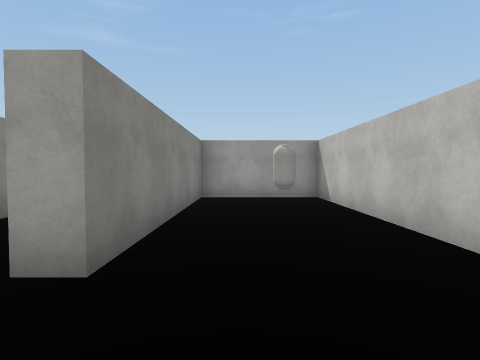
view 1 (above)

24 first-person views from a walk through a 3-D level made in the Unity game engine. The camera is 1.4 m above the floor, tilts 2° down and sees 80° across. The floor is counted in squares, 2 m on a side. Each view is taken from the middle of a square. On the plan, view 1 faces up. The plan holds only what a view shows up to about 10 squares ahead; the rest is blank. The place goes on beyond the plan. The player is left out. Surface patterns are stand-ins for the level's own textures.

view 2
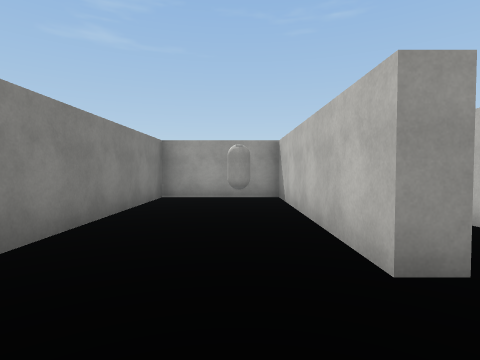

view 3
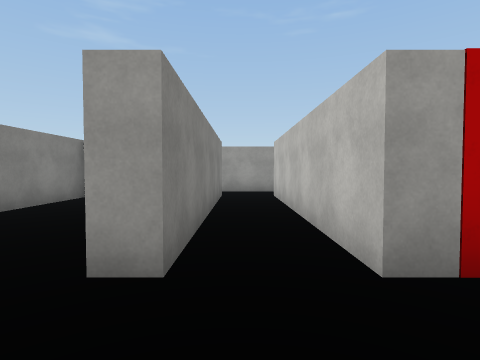

view 4
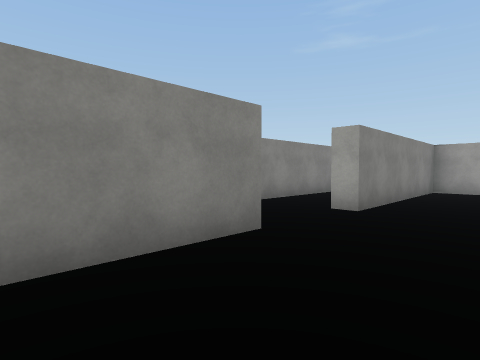

view 5
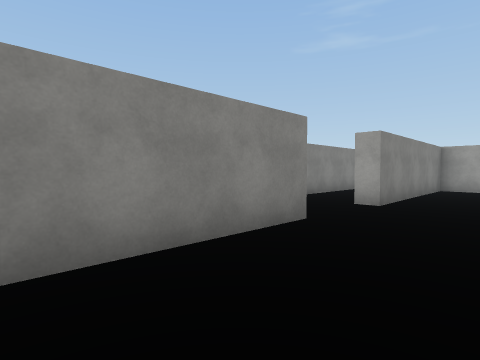

view 6
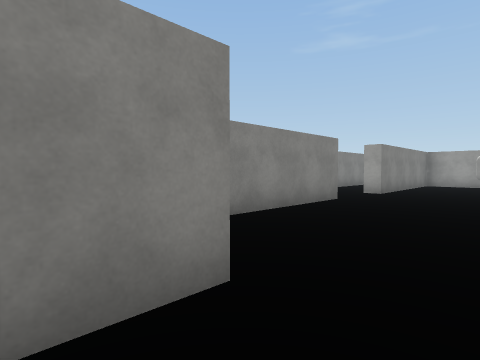

view 7
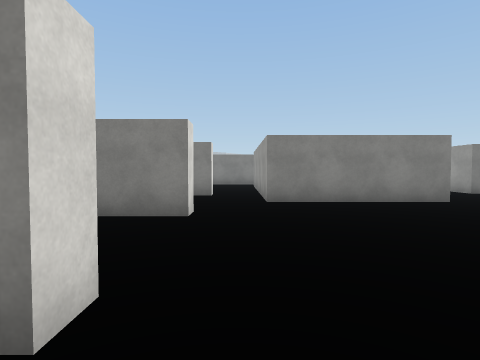

view 8
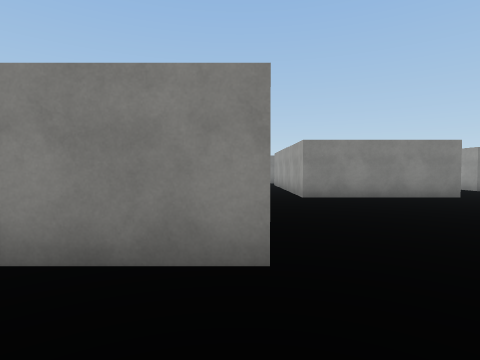

view 9
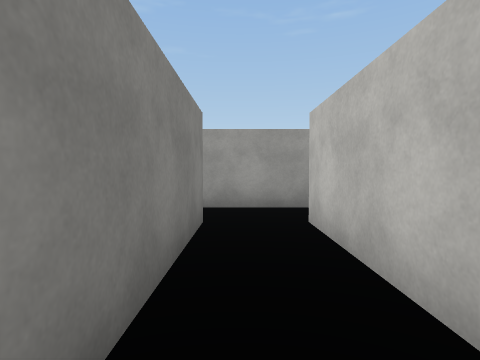

view 10
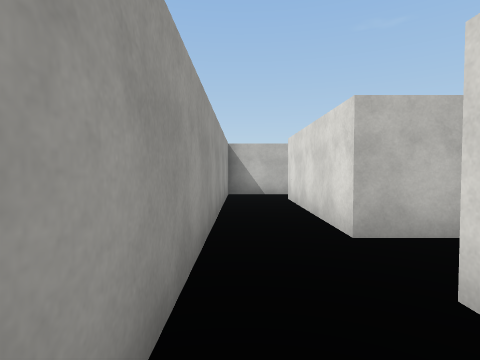

view 11
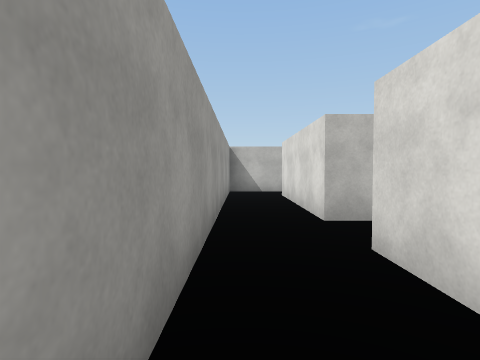

view 12
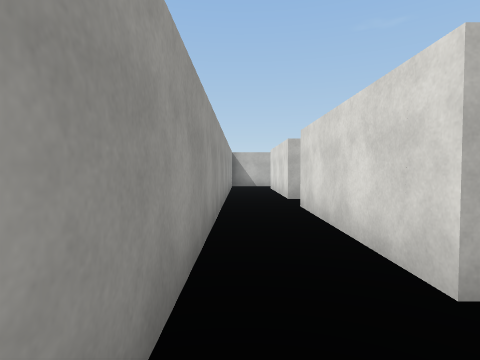

view 13
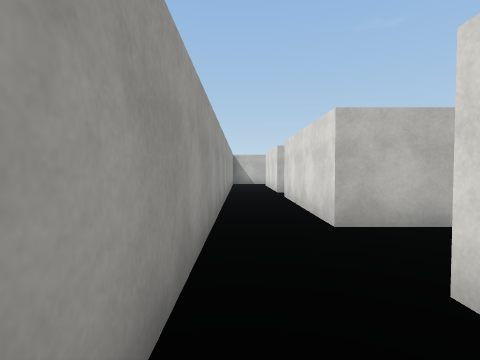

view 14
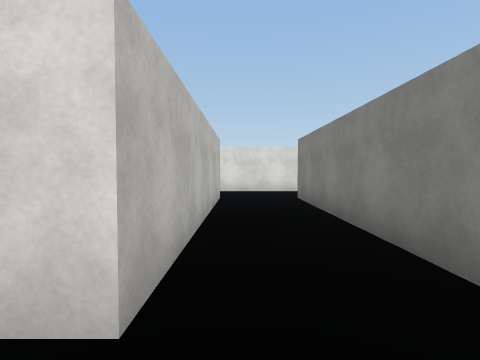

view 15
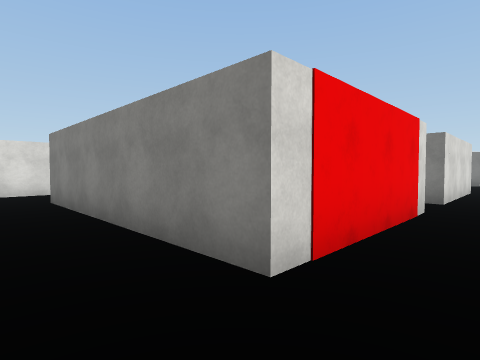

view 16
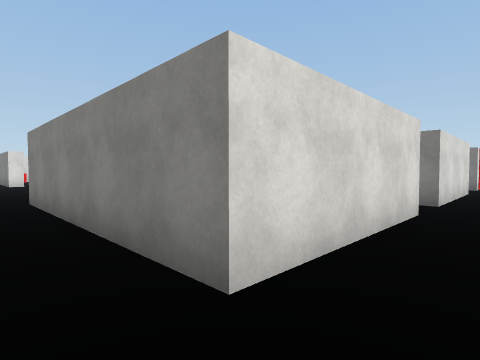

view 17
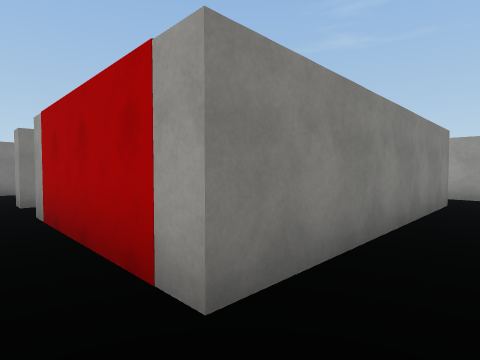

view 18
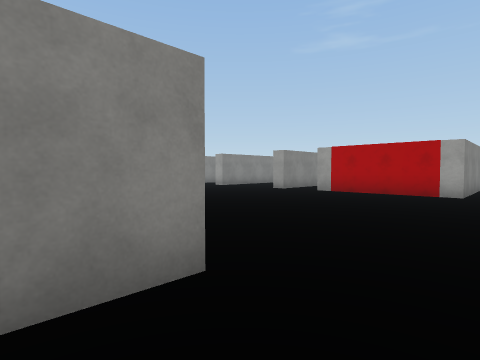

view 19
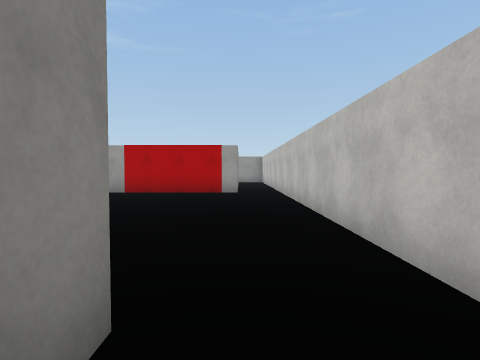

view 20
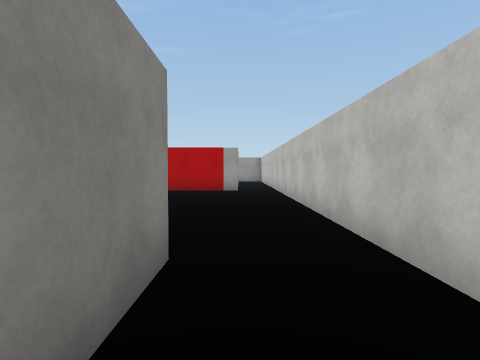

view 21
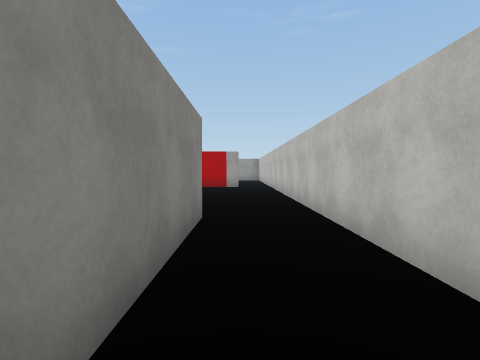

view 22
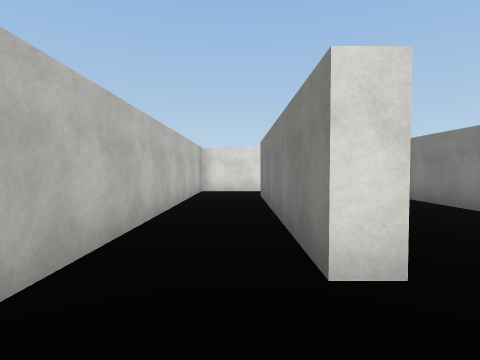

view 23
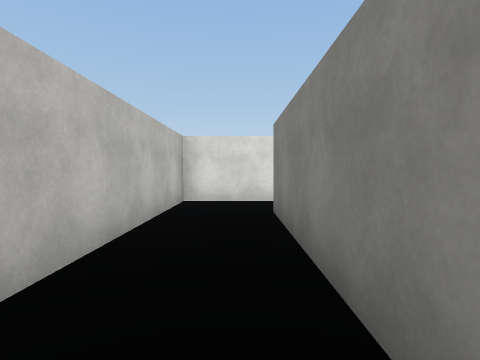

view 24
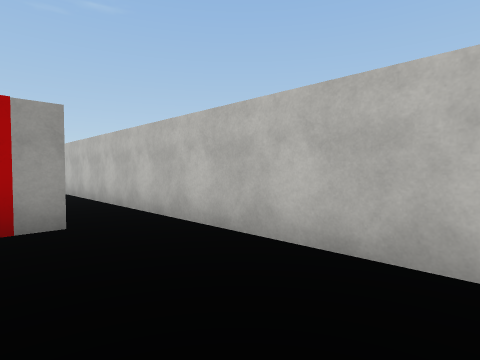

### Floor plan
Ten units are one square. View 1 is at (0, 0); x grows to the right and y downward. Boxes are objects, and circles mark ways between rooms. Rooms are numbered by the first view taken in them; rooms with no view inside come last. Other rooms are left out.
<svg viewBox="-80 -98 178 237">
<path fill="none" stroke="#000" d="M34 58 39 58 39 109M1 58 7 58 7 72M-28 58 -28 62M69 58 74 58 74 118M-40 4 -12 4 -12 44 -24 44M25 -78 25 -18 20 -18 20 -73 -10 -73 -10 -18 -15 -18 -15 -78M71 134 93 134 93 -76M79 -78 79 -18 39 -18 39 -78M-16 -93 -46 -93M-75 -78 -34 -78 -34 -18 -44 -18M36 -93 -16 -93M-15 -78 25 -78M93 -76 93 -93 36 -93M39 -78 79 -78"/>
<rect x="5" y="-65" width="10" height="10" fill="#bbb"><title>capsule</title></rect>
<circle cx="-20" cy="-90" r="3" fill="#2a7"/>
<circle cx="30" cy="-80" r="3" fill="#2a7"/>
<circle cx="90" cy="-70" r="3" fill="#2a7"/>
<circle cx="40" cy="-90" r="3" fill="#2a7"/>
<text x="20" y="30">1</text>
<text x="10" y="-90">2</text>
<text x="70" y="-90">3</text>
</svg>
Room 1 opens to room 2. Room 1 opens to room 3. Room 2 opens to room 3.

Where each view was taken, in squares from view 1:
view 1: 0 up, 0 right, facing up
view 2: 0 up, 1 right, facing up
view 3: 0 up, 3 right, facing up
view 4: 3 down, 1 right, facing up-left
view 5: 4 down, 1 right, facing up-left
view 6: 7 down, 2 right, facing up-left
view 7: 5 down, 5 right, facing left
view 8: 6 down, 6 right, facing left
view 9: 4 up, 3 right, facing up
view 10: 9 up, 1 right, facing right
view 11: 9 up, 0 right, facing right
view 12: 9 up, 3 left, facing right
view 13: 9 up, 5 left, facing right
view 14: 9 up, 2 left, facing down
view 15: 9 up, 2 left, facing down-left
view 16: 9 up, 9 right, facing down-left
view 17: 1 up, 9 right, facing up-left
view 18: 7 down, 9 right, facing up-left
view 19: 7 down, 8 right, facing up
view 20: 8 down, 8 right, facing up
view 21: 10 down, 8 right, facing up
view 22: 4 down, 8 right, facing down
view 23: 7 down, 8 right, facing down
view 24: 2 down, 7 right, facing up-right
